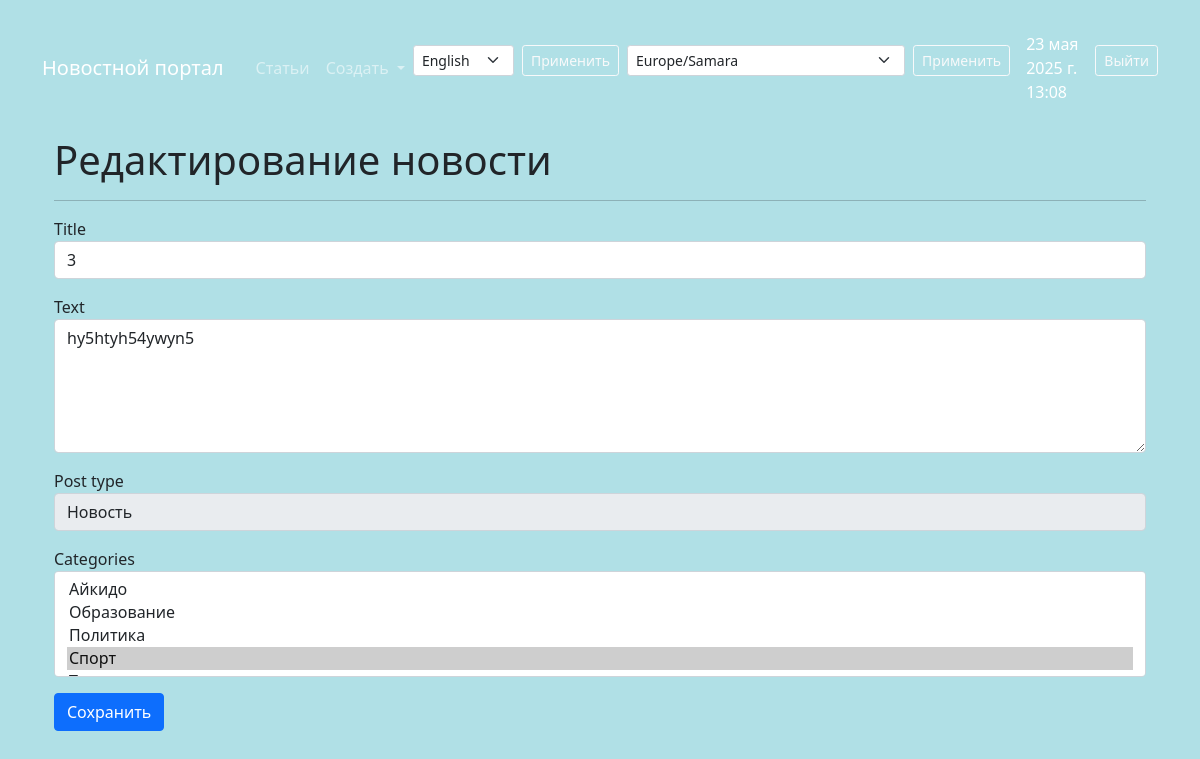
The app's page /news/130/edit/ (signed in), older data.
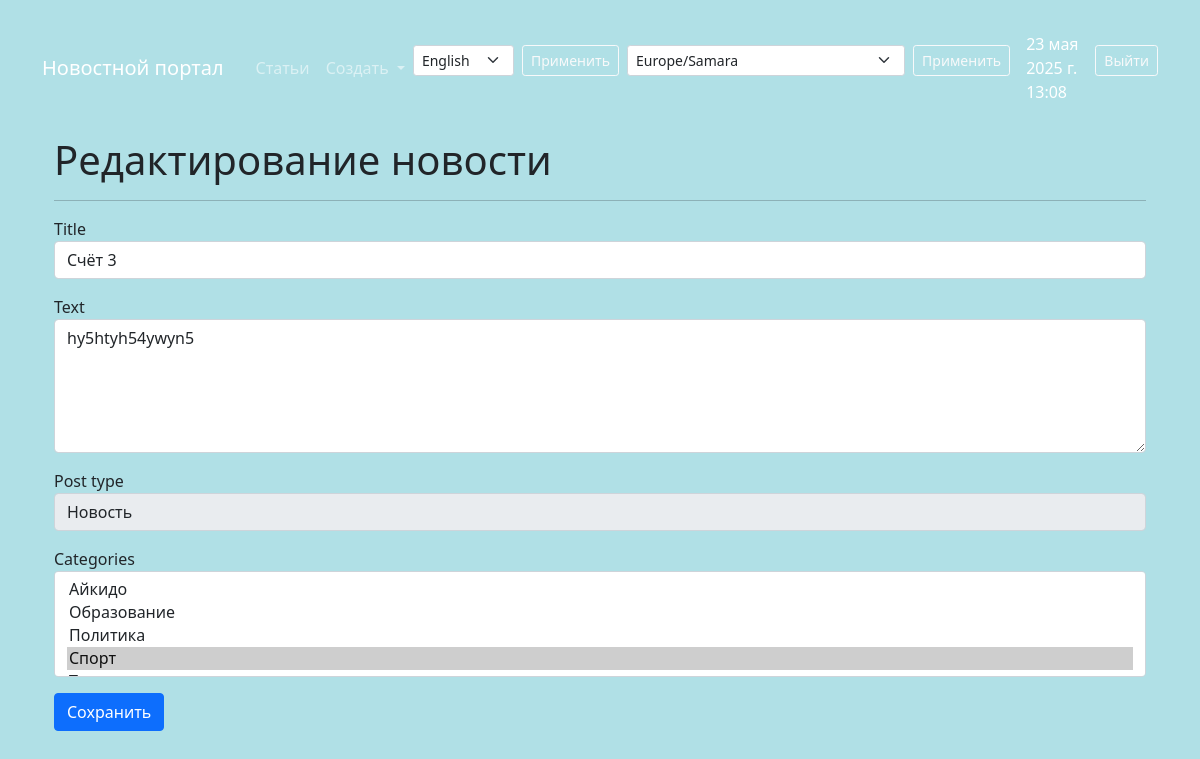
The same page, newer data.
### biblio/models.py (models this page shows, shortened)
class Post(models.Model):
    NEWS = 'NW'
    ARTICLE = 'AR'
    POST_TYPES = [
        (NEWS, 'Новость'),
        (ARTICLE, 'Статья')
    ]
    author = models.ForeignKey(Author, on_delete=models.CASCADE)
    post_type = models.CharField(max_length=2, choices=POST_TYPES)
    created_at = models.DateTimeField(auto_now_add=True)
    categories = models.ManyToManyField(Category, through='PostCategory')
    title = models.CharField(max_length=255)
    text = models.TextField()
    rating = models.IntegerField(default=0)

### biblio/views.py (the view, shortened to what this page needs)
# urls.py: path('news/<int:pk>/edit/', PostEdit.as_view(), name='news_edit'),
class PostEdit(PermissionRequiredMixin, LoginRequiredMixin, UpdateView):
    form_class = PostForm
    model = Post
    template_name = 'news/news_edit.html'
    permission_required = ('biblio.change_post',)
    def get_form_kwargs(self):
        kwargs = super().get_form_kwargs()
        kwargs['request'] = self.request
        return kwargs
    def get_form(self, form_class=None):
        form = super().get_form(form_class)
        if form.instance.author.user != self.request.user:
            raise PermissionDenied("Вы можете редактировать только свои публикации")
        return form

### biblio/forms.py
class PostForm(forms.ModelForm):
    class Meta:
        model = Post
        fields = ['title', 'text', 'post_type', 'categories']  # Убрали author из полей формы
        widgets = {
            'title': forms.TextInput(attrs={'class': 'form-control'}),
            'text': forms.Textarea(attrs={'class': 'form-control', 'rows': 5}),
            'post_type': forms.Select(attrs={'class': 'form-control'}),
            'categories': forms.SelectMultiple(attrs={'class': 'form-control'}),
        }
    def __init__(self, *args, **kwargs):
        self.request = kwargs.pop('request', None)  # Извлекаем request
        super().__init__(*args, **kwargs)
        if self.instance.pk:
            self.fields['post_type'].disabled = True

### biblio/context_tz.py (called while the page is built)
def get_timezone(request):
    tzname = request.session.get('django_timezone', settings.TIME_ZONE)
    local_time = timezone.localtime(timezone.now(), pytz.timezone(tzname))
    return {
        'current_time': local_time,
        'timezones': pytz.common_timezones,
        'TIME_ZONE': tzname
    }

### biblio/models.py (called while the page is built)
    def __str__(self):
        return self.name

### templates/news/news_edit.html (shortened to what this page needs)
﻿{% extends 'default.html' %}
{% block content %}
<div class="container mt-3">
    <h1>Редактирование новости</h1>
    <hr>
    <form action="" method="post">
        {% for field in form %}
            {% if not field.is_hidden %}
                <div class="form-group mb-3">
                    <label>{{ field.label }}</label>
                    {{ field }}
                </div>
            {% endif %}
        {% endfor %}
        <input type="submit" value="Сохранить" class="btn btn-primary" />
    </form>
</div>
{% endblock content %}

Row changes from the older to the newer data that the page shows:
changed Post "hy5htyh54ywyn5": title "3" → "Счёт 3"
